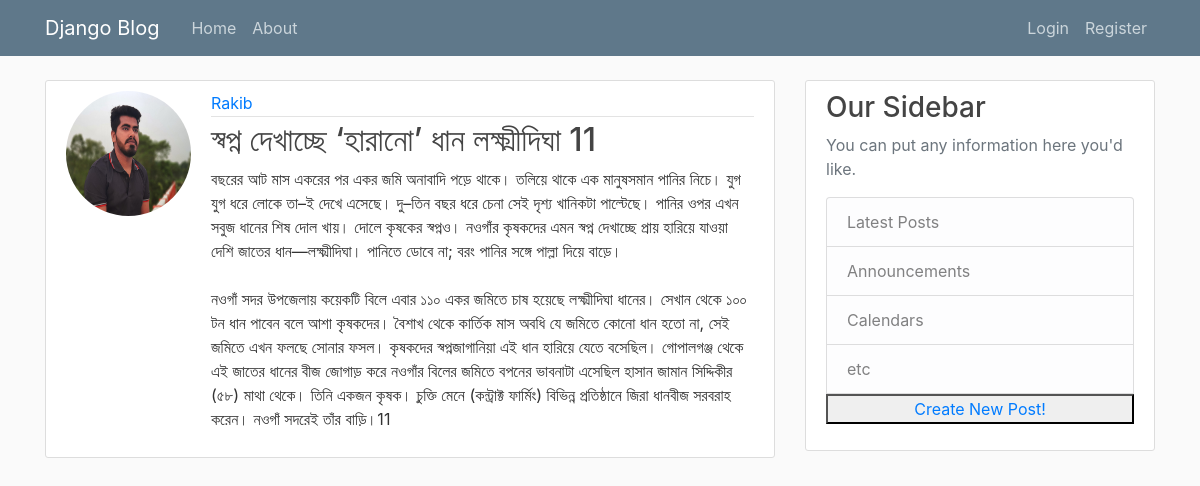
/post/11, run on the app's committed database.
### BlogApp/models.py (models this page shows, shortened)
class Post(models.Model):
    title = models.CharField(max_length=150)
    content = models.TextField()
    date_post = models.DateTimeField(default=timezone.now)
    author = models.ForeignKey(User, on_delete=models.CASCADE)

### users/models.py (models this page shows)
class Profile(models.Model):
    user = models.OneToOneField(User, on_delete=models.CASCADE)
    image = models.ImageField(default='default.jpg', upload_to='profile_pics')

### BlogApp/views.py (the view)
# urls.py: path('post/<int:pk>', PostDetailsView.as_view(), name="post detail"),
class PostDetailsView(DetailView):
    model = Post
    template_name = 'home/post_detail.html'

### BlogApp/templates/home/post_detail.html (shortened to what this page needs)
{% extends "home/base.html" %}
{% block content %}
<article class="media content-section">
    <img class="rounded-circle account-img" src="{{ object.author.profile.image.url }}">
    <div class="media-body">
        <div class="article-metadata">
            <a class="mr-2" href="#">{{ object.author }}</a>
        </div>
        <h2 class="article-title">{{ object.title }}</h2>
        <p class="article-content">{{ object.content }}</p>
    </div>
</article>
{% endblock %}

### BlogApp/static/blog/main.css (style rules this page uses)
body { background: #fafafa; color: #333333; margin-top: 5rem; }
h1, h2, h3, h4, h5, h6 { color: #444444; }
.content-section { background: #ffffff; padding: 10px 20px; border: 1px solid #dddddd; border-radius: 3px; margin-bottom: 20px; }
.article-title { color: #444444; }
.article-content { white-space: pre-line; }
.article-metadata { padding-bottom: 1px; margin-bottom: 4px; border-bottom: 1px solid #e3e3e3 }
.account-img { height: 125px; width: 125px; margin-right: 20px; margin-bottom: 16px; }

### data on the page
Post: author.profile.image (picture), author "Rakib", title "স্বপ্ন দেখাচ্ছে ‘হারানো’ ধান লক্ষ্মীদিঘা 11", content "বছরের আট মাস একরের পর একর জমি অনাবাদি পড়ে থাকে। তলিয়ে থাকে এক মানুষসমান পানির নিচে। যুগ যুগ ধরে লোকে তা–ই দেখে এসেছে। দু–তিন বছর ধরে চেনা সেই দৃশ্য খানিকটা পাল্টেছে। পানির ওপর এখন সবুজ ধানের শিষ দোল খায়। দোলে কৃষকের স্বপ্নও। নওগাঁর কৃষকদের এমন স্বপ্ন দেখাচ্ছে প্রায় হারিয়ে যাওয়া দেশি জাতের ধান—লক্ষ্মীদিঘা। পানিতে ডোবে না; বরং পানির সঙ্গে পাল্লা দিয়ে বাড়ে। নওগাঁ সদর উপজেলায় কয়েকটি বিলে এবার ১১০ একর জমিতে চাষ হয়েছে লক্ষ্মীদিঘা ধানের। সেখান থেকে ১০০ টন ধান পাবেন বলে আশা কৃষকদের। বৈশাখ থেকে কার্তিক মাস অবধি যে জমিতে কোনো ধান হতো না, সেই জমিতে এখন ফলছে সোনার ফসল। কৃষকদের স্বপ্নজাগানিয়া এই ধান হারিয়ে যেতে বসেছিল। গোপালগঞ্জ থেকে এই জাতের ধানের বীজ জোগাড় করে নওগাঁর বিলের জমিতে বপনের ভাবনাটা এসেছিল…"
